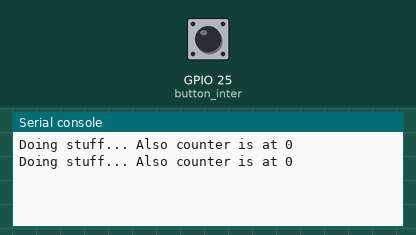
Bench run of a program on a simulated ESP32 board running MicroPython. On the bench: the last lines printed to the serial console. The test bench sets the inputs (shaded band); at power-on: GPIO 25 (button_inter) LOW.

Above: at 1.2 s.
1.3 s: GPIO 25 (button_inter) pulled HIGH for 0.15 s
At 1.9 s:
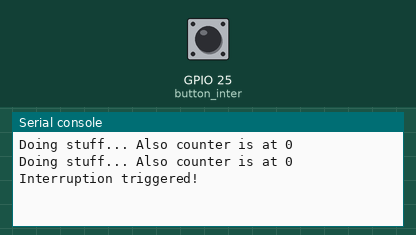
2.9 s: GPIO 25 (button_inter) pulled HIGH for 1 s
At 3.5 s:
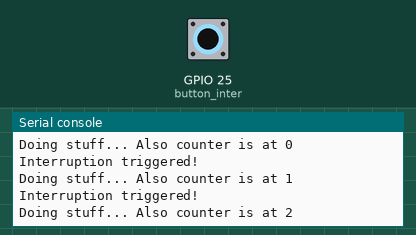
5.4 s: GPIO 25 (button_inter) pulled HIGH for 0.15 s
At 6.8 s:
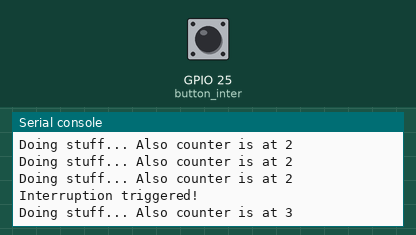
Timing chart, 0 to 8.4 s (numbered marks = the images above; inputs shaded):
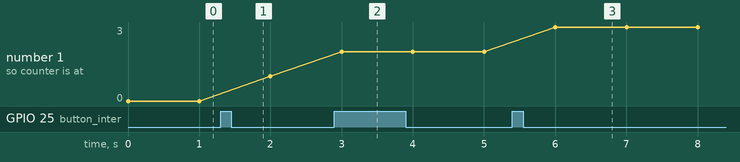

Measured:
- after the input at 1.3 s, the serial console: prints a new line at once (image 1)
- after the input at 2.9 s, the serial console: prints a new line after 0.10 s (image 2)
- after the input at 5.4 s, the serial console: prints a new line after 0.60 s (image 3)
- plotted number 1: 0 → 1 after the input at 1.3 s, 1 → 2 after the input at 2.9 s, 2 → 3 after the input at 5.4 s

The program:

interruptions.py
```python
# Microcontroller basic libraries
from machine import Pin

# Miscellaneous libraries
from time import sleep

# Setting up parameters
button_inter = Pin(25, Pin.IN)
counter = 0


# Create Interruption function handler
def interruption_handler(pin):
    print("Interruption triggered!")
    global counter
    counter += 1


# Defining how the interruption is triggered: Either IRQ_RISING or IRQ_FALLING
# Also, don't forget to pass the function handler
button_inter.irq(trigger=Pin.IRQ_RISING, handler=interruption_handler)

# Do stuff
while True:
    print("Doing stuff... Also counter is at " + str(counter))
    sleep(1)
```
